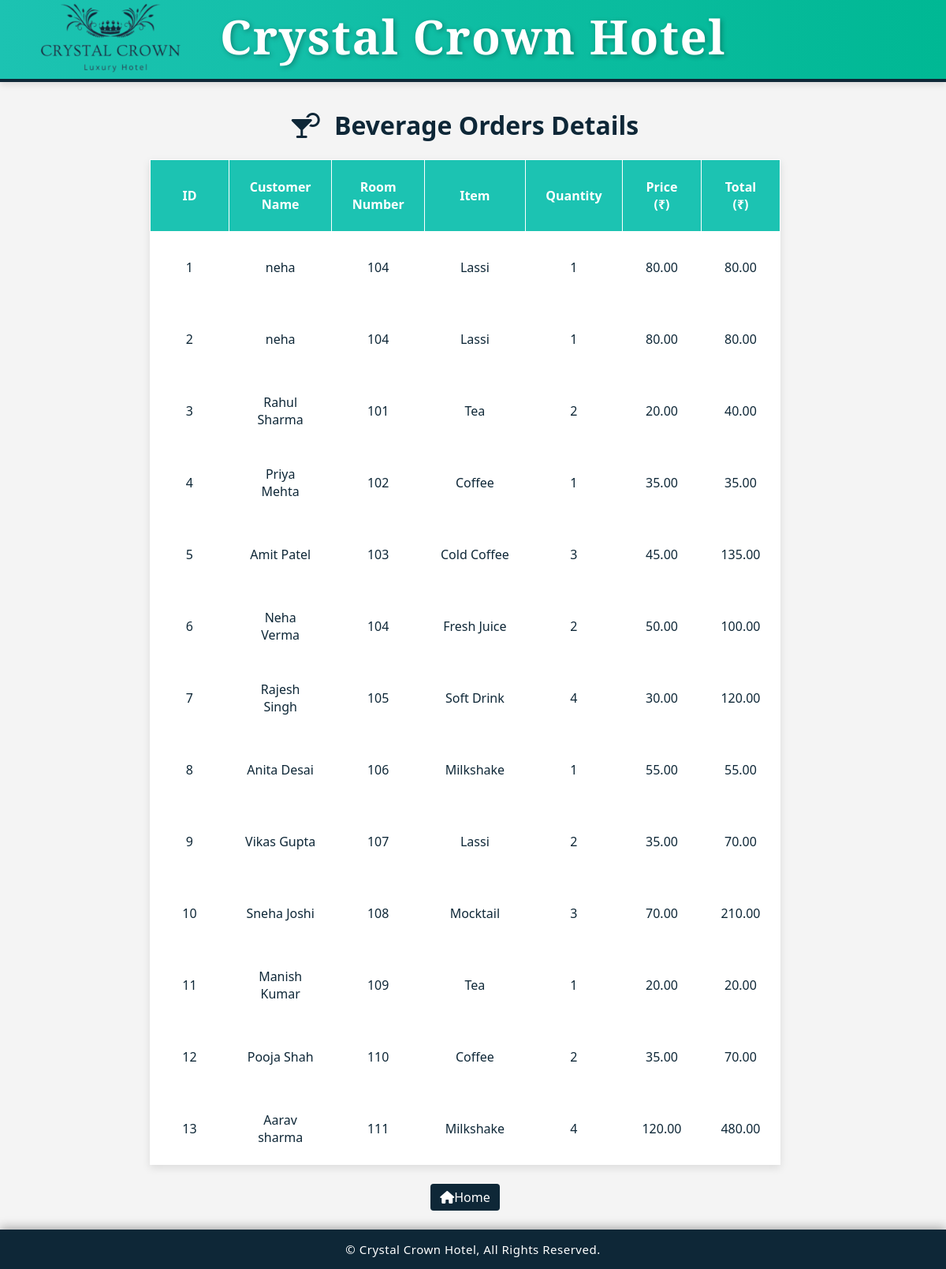
Page /project/admin/beverages_master.php on the earlier database version.
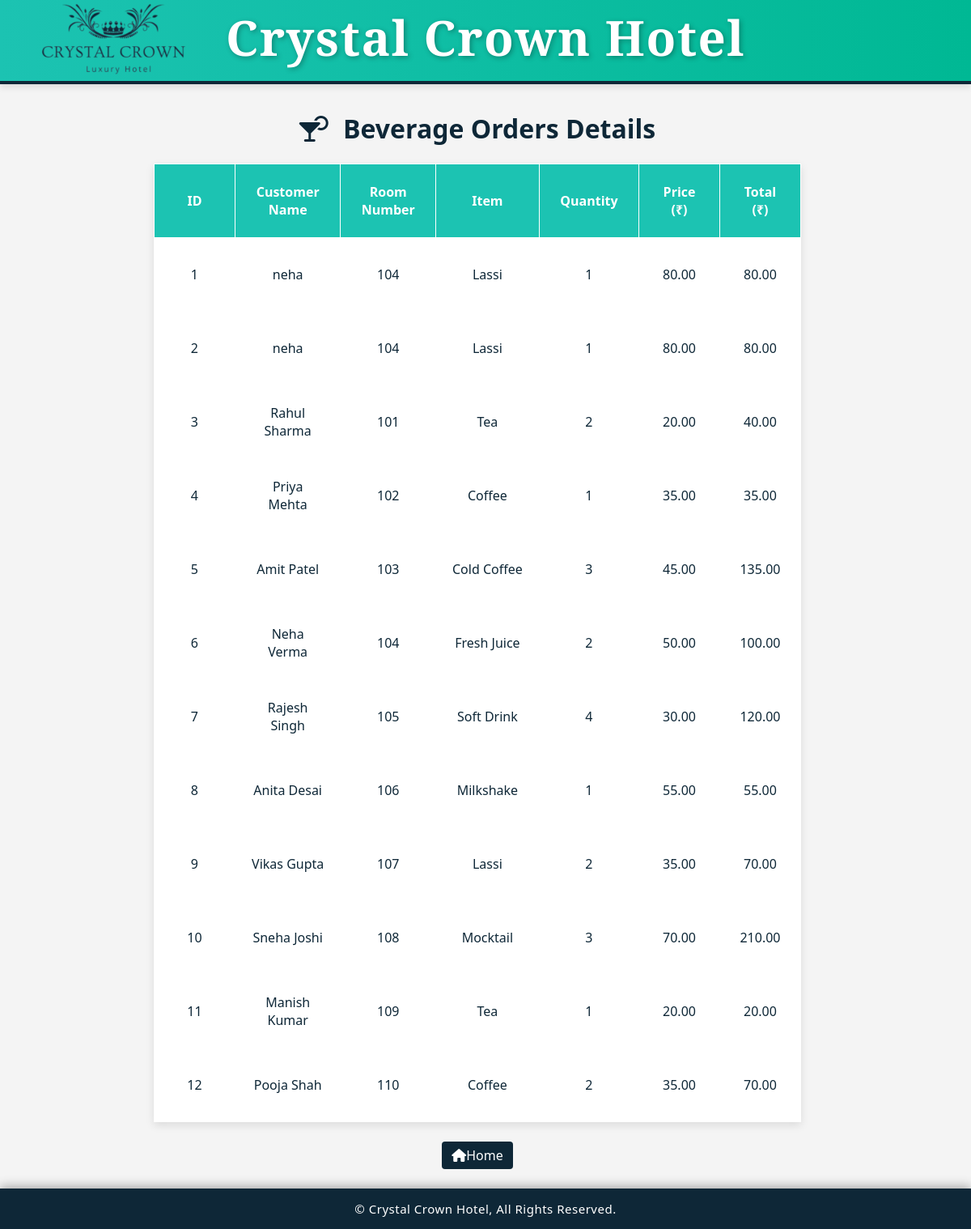
Same page on the later database version.
### tables this page shows
CREATE TABLE `beverages_orders` (
  `id` int(11) NOT NULL,
  `customer_name` varchar(100) DEFAULT NULL,
  `room_number` varchar(20) DEFAULT NULL,
  `item` varchar(100) DEFAULT NULL,
  `quantity` int(11) DEFAULT NULL,
  `price` decimal(10,2) DEFAULT NULL,
  `total` decimal(10,2) DEFAULT NULL,
  `order_time` timestamp NOT NULL DEFAULT current_timestamp()
);

### project/admin/beverages_master.php (the view, shortened to what this page needs)
<?php
include ("header.php");
$conn = mysqli_connect("localhost", "root", "", "crystal_crown_hotel");
$result = mysqli_query($conn, "SELECT * FROM beverages_orders");
?>
<!DOCTYPE html>
<html lang="en">
<head>
    <link rel="stylesheet" href="https://cdnjs.cloudflare.com/ajax/libs/font-awesome/6.5.0/css/all.min.css">
    <link rel="stylesheet" href="design.css" />
</head>
<body>
<link rel="stylesheet" href="https://cdnjs.cloudflare.com/ajax/libs/font-awesome/6.4.0/css/all.min.css" />
<center><h1>
<br><br>  <i class="fas fa-cocktail" style="margin-right: 10px;"></i> Beverage Orders Details
</h1></center>
    <table>
        <tr>
            <th>ID</th>
            <th>Customer Name</th>
            <th>Room Number</th>
            <th>Item</th>
            <th>Quantity</th>
            <th>Price (₹)</th>
            <th>Total (₹)</th>
        </tr>
        <?php
        if (mysqli_num_rows($result) > 0) {
            while ($row = mysqli_fetch_assoc($result)) {
                echo "<tr>
                    <td>{$row['id']}</td>
                    <td>{$row['customer_name']}</td>
                    <td>{$row['room_number']}</td>
                    <td>{$row['item']}</td>
                    <td>{$row['quantity']}</td>
                    <td>{$row['price']}</td>
                    <td>{$row['total']}</td>
                </tr>";
            }
        } else {
            echo "<tr><td colspan='7'>No Beverage orders found.</td></tr>";
        }
        ?>
    </table>
</body>
<?php include("footer.php"); ?>
<section class='btn'>
                   <a href='index.php'><i class='fas fa-home'></i>Home</a>
                   </section>
</html>

### project/admin/header.php (shortened to what this page needs)
<!DOCTYPE html>
<html lang="en">
<head>
</head>
<body>
  <header class="admin-header">
    <div class="container-fluid position-relative py-4">
      <img src="images/logo1.png" alt="Hotel Logo" class="logo">
      <h1 class="hotel-nm mb-0">Crystal Crown Hotel</h1>
    </div>
  </header>
</body>
</html>

### project/admin/footer.php (shortened to what this page needs)
<!DOCTYPE html>
<html lang="en">
<head>
</head>
<body>
  <div class="scroll-footer">
    &copy; Crystal Crown Hotel, All Rights Reserved.
  </div>
</body>
</html>

### project/admin/design.css (style rules this page uses)
body { background-color: white; font-family: 'Segoe UI', sans-serif; padding: 100px ; padding-top: 50px; margin-top: 50px; color: #0e2737; }
.btn { text-align: center; margin-top: 30px; }
tr:nth-child(even) { background: white; }
html { scroll-behavior: smooth; }
table { width: 100%; width: 100%; padding:100px; max-width: 800px; margin: auto; border-collapse: collapse; background-color: white; box-shadow: 0 4px 10px rgba(0,0,0,0.1); }
th, td { border: 1px solid white; text-align: center; padding: 20px; height:50px; width:50px; }
th { background-color: #1cc3b2; color: white; }
a { color:white; text-decoration: none; background-color: #0e2737; padding: 6px 12px; border-radius: 4px; transition: background 0.3s; }

### project/admin/header.php (style rules this page uses)
.admin-header { background: linear-gradient(to right, #1cc3b2, #00b894); border-bottom: 4px solid #0e2737; position: relative; overflow: hidden; z-index: 1000; width: 100%; height: 100px; position: fixed; top: 0; left: 0; transition: all 0.5s ease; box-shadow: 0 4px 8px rgba(0,0,0,0.1); }
a { color:white; text-decoration: none; }
.logo { height: 200px; width: auto; object-fit: contain; position: absolute; left: 40px; top: 65%; transform: translateY(-50%); z-index: 2; }
.hotel-nm { font-family: 'Cinzel', serif; font-size: 60px; font-weight: 700; color: #ffffff; text-align: center; letter-spacing: 1.5px; text-shadow: 2px 2px 6px rgba(0,0,0,0.3); margin-top: 5px; animation: fadeInDown 1s ease-out; position: relative; z-index: 1; }

### project/admin/footer.php (style rules this page uses)
body { margin: 0; padding: 30px 20px 80px 0; background: #f4f4f4; font-family: 'Segoe UI', sans-serif; }
.scroll-footer { width: 100%; background-color: #0e2737; color: #ffffff; padding: 15px 0; position: fixed; bottom: 0; left: 0; text-align: center; box-shadow: 0 -3px 12px rgba(0, 0, 0, 0.3); font-size: 15px; font-weight: 500; letter-spacing: 0.5px; }

Differences in the rows shown:
removed beverages_orders: id "13", customer_name "Aarav sharma", room_number "111", item "Milkshake", quantity "4", price "120.00", total "480.00"
